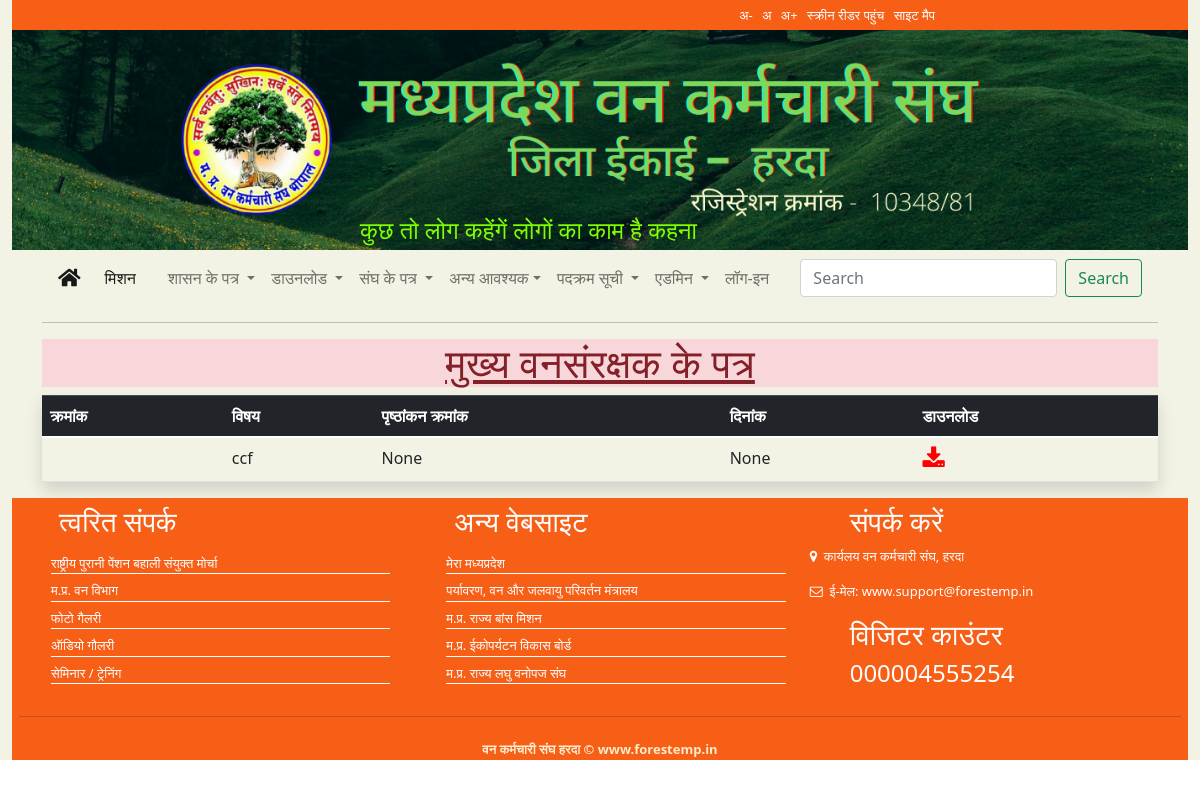
The app's page /ccfletter/, older data.
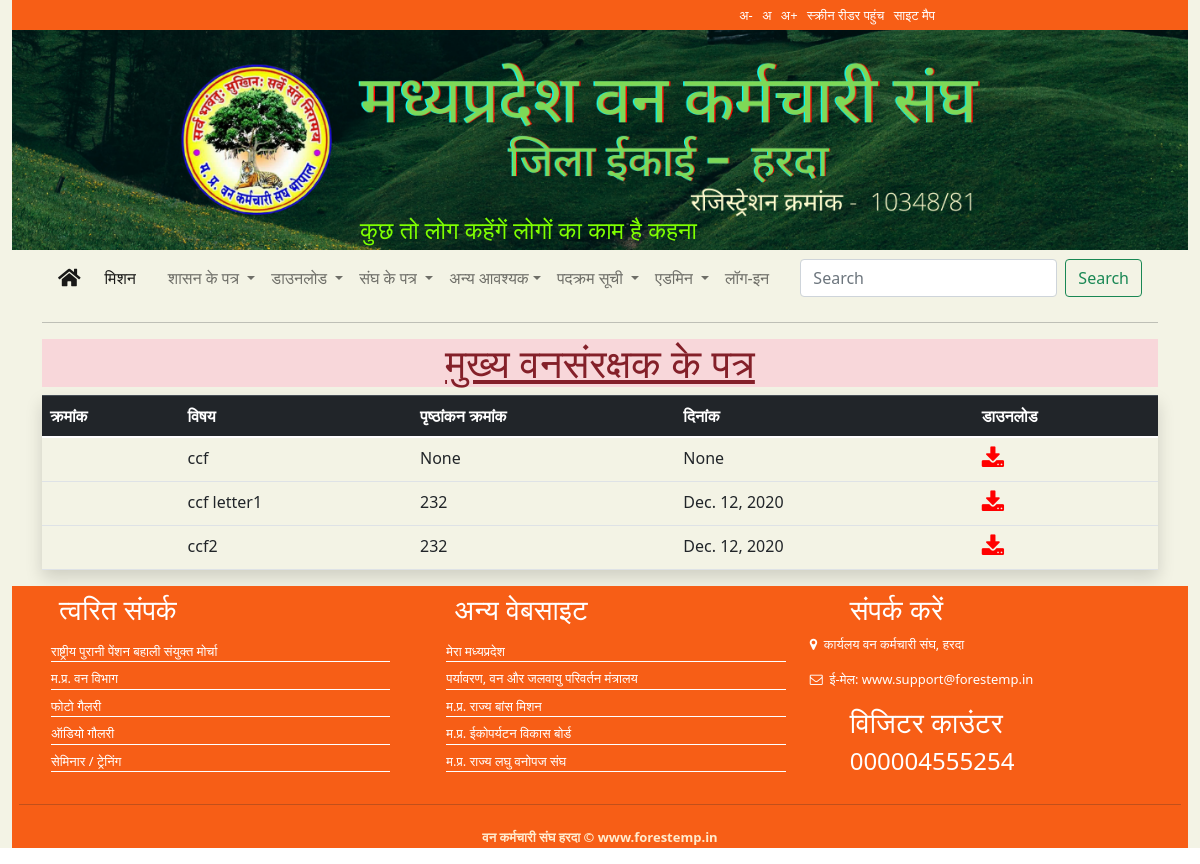
The same page, newer data.
### core/models.py (models this page shows)
class pdffile(models.Model):
    title = models.CharField(max_length=100)
    javak=models.CharField(max_length=200,null=True,blank=True)
    date=models.DateField(null=True,blank=True)
    file = models.FileField(upload_to='pdf')
    linkto =models.CharField(choices=pdf_choice,max_length=100)

### core/views.py (the view)
# urls.py: path('ccfletter/',views.ccfletter, name='ccfletter'),
def ccfletter(request):
    heading="मुख्‍य वनसंरक्षक के पत्र"
    data=pdffile.objects.filter(linkto="CcfLetter")
    return render(request,'core/letterTemplate.html',{'heading':heading,'data':data})

### core/templates/core/letterTemplate.html
{% extends 'base.html' %}
{% load static %}
{% block contents %}
<h1 class="alert-danger text-center"><u>{{heading}}</u></h1>
<table class="table table-hover shadow">
    <thead class="table-dark">
        <tr>
            <th>क्रमांक</td>
            <th>विषय</td>
            <th>पृष्‍ठांकन क्रमांक</td>
            <th>दिनांक</td>
            <th>डाउनलोड</td>
        </tr>
    </thead>
    {% for df in  data %}
        <tr>
            <td></td>
            <td>{{df.title}}</td>
            <td>{{df.javak}}</td>
            <td>{{df.date}}</td>
            <td><a href="{{df.file.url}}"><i class="fa fa-download" style="font-size:24px;color:red"></a></i></td>
        </tr>
    {% endfor %}
 </table>
{% endblock contents %}

Row changes from the older to the newer data that the page shows:
added pdffile: title "ccf letter1", javak "232", date "Dec. 12, 2020"
added pdffile: title "ccf2", javak "232", date "Dec. 12, 2020"
